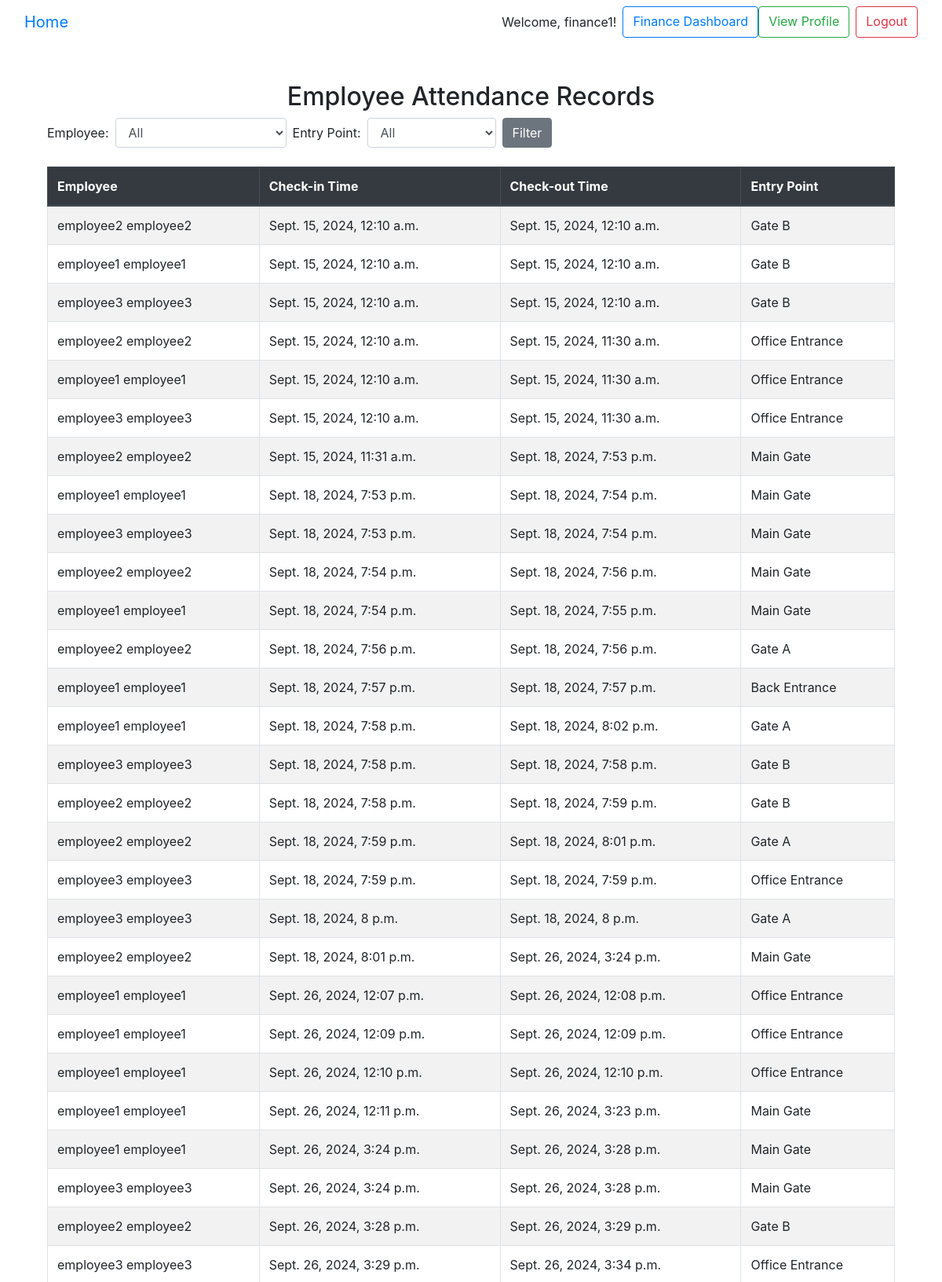
Screenshot of /employees/attendance/list/ (signed in, upper part) with the database file from the repository.
### core/models.py (models this page shows, shortened)
class CustomUser(AbstractUser):
    ROLE_CHOICES = [
        ('admin', 'Admin'),
        ('hod', 'Head of Department'),
        ('lecturer', 'Lecturer'),
        ('finance', 'Finance Employee'),
        ('security', 'Security Employee'),
    ]
    is_hod = models.BooleanField(default=False)
    is_finance_employee = models.BooleanField(default=False)
    is_security_employee = models.BooleanField(default=False)
    is_lecturer = models.BooleanField(default=False)
    role = models.CharField(max_length=20, choices=ROLE_CHOICES)
    photo = models.ImageField(upload_to='user_photos/', blank=True, null=True)

### employees/models.py (models this page shows, shortened)
class EmployeeAttendance(models.Model):
    employee = models.ForeignKey(Employee, on_delete=models.CASCADE, related_name='attendance_records')
    check_in_time = models.DateTimeField(null=True, blank=True)
    check_out_time = models.DateTimeField(null=True, blank=True)
    entry_point = models.CharField(max_length=100, choices=ENTRY_POINTS)  # Entry point choice field
    recorded_by = models.ForeignKey(CustomUser, on_delete=models.SET_NULL, null=True, related_name='employee_attendances_recorded')

class Employee(models.Model):
    ROLE_CHOICES = [
        ('Finance', 'Finance Employee'),
        ('Security', 'Security Employee'),
        ('Other', 'Other Employee'),
    ]
    first_name = models.CharField(max_length=100)
    last_name = models.CharField(max_length=100)
    email = models.EmailField(unique=True)
    employee_rfidnumber = models.CharField(max_length=50, unique=True)  # RFID for employee entry tracking
    role = models.CharField(max_length=10, choices=ROLE_CHOICES)
    date_of_birth = models.DateField(null=True, blank=True)
    photo = models.ImageField(upload_to='employee_photos/', blank=True, null=True)  # Employee photo field
    created_by = models.ForeignKey(CustomUser, on_delete=models.SET_NULL, null=True, related_name='employees_created')

### employees/views.py (the view)
# urls.py: path('attendance/list/', views.list_employee_attendance, name='list_employee_attendance'),
@login_required
def list_employee_attendance(request):
    if request.user.role in ['finance', 'security']:
        employees = Employee.objects.all()
        attendances = EmployeeAttendance.objects.all()
        employee_id = request.GET.get('employee_id')
        if employee_id:
            attendances = attendances.filter(employee__id=employee_id)
        entry_point = request.GET.get('entry_point')
        if entry_point:
            attendances = attendances.filter(entry_point=entry_point)
        return render(request, 'employees/list_employee_attendance.html', {
            'employees': employees,
            'attendances': attendances
        })
    else:
        raise PermissionDenied

### employees/templates/employees/list_employee_attendance.html (shortened to what this page needs)
{% extends 'base.html' %}
{% block content %}
<div class="container mt-5">
    <h2 class="text-center">Employee Attendance Records</h2>
    <form method="get" action="{% url 'employees:list_employee_attendance' %}" class="form-inline mb-4">
        <div class="form-group mr-2">
            <label for="employee_id">Employee:</label>
            <select name="employee_id" id="employee_id" class="form-control ml-2">
                <option value="">All</option>
            </select>
        </div>
        <div class="form-group mr-2">
            <label for="entry_point">Entry Point:</label>
            <select name="entry_point" id="entry_point" class="form-control ml-2">
                <option value="">All</option>
            </select>
        </div>
        <button type="submit" class="btn btn-secondary">Filter</button>
    </form>
    <table class="table table-striped table-bordered">
        <thead class="thead-dark">
            <tr>
                <th>Employee</th>
                <th>Check-in Time</th>
                <th>Check-out Time</th>
                <th>Entry Point</th>
            </tr>
        </thead>
        <tbody>
            {% for attendance in attendances %}
            <tr>
                <td>{{ attendance.employee.first_name }} {{ attendance.employee.last_name }}</td>
                <td>{{ attendance.check_in_time }}</td>
                <td>{{ attendance.check_out_time }}</td>
                <td>{{ attendance.entry_point }}</td>
            </tr>
            {% endfor %}
        </tbody>
    </table>
</div>
{% endblock %}

### core/templates/base.html (shortened to what this page needs)
<!DOCTYPE html>
<html lang="en">
<head>
    <link href="https://maxcdn.bootstrapcdn.com/bootstrap/4.5.2/css/bootstrap.min.css" rel="stylesheet">
</head>
<body>
    <nav class="navbar navbar-expand-lg bg-body-tertiary">
        <div class="container-fluid">
            <a class="navbar-brand" href="{% url 'core:home' %}">Home</a>
          <form class="d-flex" role="search">
            {% if user.is_authenticated %}
                <span class="navbar-text">Welcome, {{ user.username }}!</span>
                {% if user.is_hod %}
                    <a href="{% url 'dashboard:hod_dashboard' %}" class="btn btn-outline-primary ml-2">HOD Dashboard</a>
                {% elif user.is_lecturer %}
                    <a href="{% url 'dashboard:lecturer_dashboard' %}" class="btn btn-outline-primary ml-2">Lecturer Dashboard</a>
                {% elif user.is_finance_employee %}
                    <a href="{% url 'dashboard:finance_dashboard' %}" class="btn btn-outline-primary ml-2">Finance Dashboard</a>
                {% elif user.is_security_employee %}
                    <a href="{% url 'dashboard:security_dashboard' %}" class="btn btn-outline-primary ml-2">Security Dashboard</a>
                {% endif %}
                <a href="{% url 'core:profile' %}" class="btn btn-outline-success">View Profile</a>
                <a href="{% url 'core:logout' %}" class="btn btn-outline-danger ml-2">Logout</a>
            {% else %}
                <a href="{% url 'core:login' %}" class="btn btn-outline-primary ml-2">Login</a>
            {% endif %}
          </form>
        </div>
    </nav>
    <div class="container mt-4">
        {% block content %}{% endblock %}
    </div>
</body>
</html>

### rows the page displays
CustomUser: username "finance1"
EmployeeAttendance: employee.first_name "employee2", employee.last_name "employee2", check_in_time "Sept. 15, 2024, 12:10 a.m.", check_out_time "Sept. 15, 2024, 12:10 a.m.", entry_point "Gate B"
EmployeeAttendance: employee.first_name "employee1", employee.last_name "employee1", check_in_time "Sept. 15, 2024, 12:10 a.m.", check_out_time "Sept. 15, 2024, 12:10 a.m.", entry_point "Gate B"
EmployeeAttendance: employee.first_name "employee3", employee.last_name "employee3", check_in_time "Sept. 15, 2024, 12:10 a.m.", check_out_time "Sept. 15, 2024, 12:10 a.m.", entry_point "Gate B"
EmployeeAttendance: employee.first_name "employee2", employee.last_name "employee2", check_in_time "Sept. 15, 2024, 12:10 a.m.", check_out_time "Sept. 15, 2024, 11:30 a.m.", entry_point "Office Entrance"
EmployeeAttendance: employee.first_name "employee1", employee.last_name "employee1", check_in_time "Sept. 15, 2024, 12:10 a.m.", check_out_time "Sept. 15, 2024, 11:30 a.m.", entry_point "Office Entrance"
EmployeeAttendance: employee.first_name "employee3", employee.last_name "employee3", check_in_time "Sept. 15, 2024, 12:10 a.m.", check_out_time "Sept. 15, 2024, 11:30 a.m.", entry_point "Office Entrance"
EmployeeAttendance: employee.first_name "employee2", employee.last_name "employee2", check_in_time "Sept. 15, 2024, 11:31 a.m.", check_out_time "Sept. 18, 2024, 7:53 p.m.", entry_point "Main Gate"
EmployeeAttendance: employee.first_name "employee1", employee.last_name "employee1", check_in_time "Sept. 18, 2024, 7:53 p.m.", check_out_time "Sept. 18, 2024, 7:54 p.m.", entry_point "Main Gate"
EmployeeAttendance: employee.first_name "employee3", employee.last_name "employee3", check_in_time "Sept. 18, 2024, 7:53 p.m.", check_out_time "Sept. 18, 2024, 7:54 p.m.", entry_point "Main Gate"
EmployeeAttendance: employee.first_name "employee2", employee.last_name "employee2", check_in_time "Sept. 18, 2024, 7:54 p.m.", check_out_time "Sept. 18, 2024, 7:56 p.m.", entry_point "Main Gate"
EmployeeAttendance: employee.first_name "employee1", employee.last_name "employee1", check_in_time "Sept. 18, 2024, 7:54 p.m.", check_out_time "Sept. 18, 2024, 7:55 p.m.", entry_point "Main Gate"
EmployeeAttendance: employee.first_name "employee2", employee.last_name "employee2", check_in_time "Sept. 18, 2024, 7:56 p.m.", check_out_time "Sept. 18, 2024, 7:56 p.m.", entry_point "Gate A"
EmployeeAttendance: employee.first_name "employee1", employee.last_name "employee1", check_in_time "Sept. 18, 2024, 7:57 p.m.", check_out_time "Sept. 18, 2024, 7:57 p.m.", entry_point "Back Entrance"
EmployeeAttendance: employee.first_name "employee1", employee.last_name "employee1", check_in_time "Sept. 18, 2024, 7:58 p.m.", check_out_time "Sept. 18, 2024, 8:02 p.m.", entry_point "Gate A"
EmployeeAttendance: employee.first_name "employee3", employee.last_name "employee3", check_in_time "Sept. 18, 2024, 7:58 p.m.", check_out_time "Sept. 18, 2024, 7:58 p.m.", entry_point "Gate B"
EmployeeAttendance: employee.first_name "employee2", employee.last_name "employee2", check_in_time "Sept. 18, 2024, 7:58 p.m.", check_out_time "Sept. 18, 2024, 7:59 p.m.", entry_point "Gate B"
EmployeeAttendance: employee.first_name "employee2", employee.last_name "employee2", check_in_time "Sept. 18, 2024, 7:59 p.m.", check_out_time "Sept. 18, 2024, 8:01 p.m.", entry_point "Gate A"
EmployeeAttendance: employee.first_name "employee3", employee.last_name "employee3", check_in_time "Sept. 18, 2024, 7:59 p.m.", check_out_time "Sept. 18, 2024, 7:59 p.m.", entry_point "Office Entrance"
EmployeeAttendance: employee.first_name "employee3", employee.last_name "employee3", check_in_time "Sept. 18, 2024, 8 p.m.", check_out_time "Sept. 18, 2024, 8 p.m.", entry_point "Gate A"
EmployeeAttendance: employee.first_name "employee2", employee.last_name "employee2", check_in_time "Sept. 18, 2024, 8:01 p.m.", check_out_time "Sept. 26, 2024, 3:24 p.m.", entry_point "Main Gate"
EmployeeAttendance: employee.first_name "employee1", employee.last_name "employee1", check_in_time "Sept. 26, 2024, 12:07 p.m.", check_out_time "Sept. 26, 2024, 12:08 p.m.", entry_point "Office Entrance"
EmployeeAttendance: employee.first_name "employee1", employee.last_name "employee1", check_in_time "Sept. 26, 2024, 12:09 p.m.", check_out_time "Sept. 26, 2024, 12:09 p.m.", entry_point "Office Entrance"
EmployeeAttendance: employee.first_name "employee1", employee.last_name "employee1", check_in_time "Sept. 26, 2024, 12:10 p.m.", check_out_time "Sept. 26, 2024, 12:10 p.m.", entry_point "Office Entrance"
EmployeeAttendance: employee.first_name "employee1", employee.last_name "employee1", check_in_time "Sept. 26, 2024, 12:11 p.m.", check_out_time "Sept. 26, 2024, 3:23 p.m.", entry_point "Main Gate"
EmployeeAttendance: employee.first_name "employee1", employee.last_name "employee1", check_in_time "Sept. 26, 2024, 3:24 p.m.", check_out_time "Sept. 26, 2024, 3:28 p.m.", entry_point "Main Gate"
EmployeeAttendance: employee.first_name "employee3", employee.last_name "employee3", check_in_time "Sept. 26, 2024, 3:24 p.m.", check_out_time "Sept. 26, 2024, 3:28 p.m.", entry_point "Main Gate"
EmployeeAttendance: employee.first_name "employee2", employee.last_name "employee2", check_in_time "Sept. 26, 2024, 3:28 p.m.", check_out_time "Sept. 26, 2024, 3:29 p.m.", entry_point "Gate B"
EmployeeAttendance: employee.first_name "employee3", employee.last_name "employee3", check_in_time "Sept. 26, 2024, 3:29 p.m.", check_out_time "Sept. 26, 2024, 3:34 p.m.", entry_point "Office Entrance"
